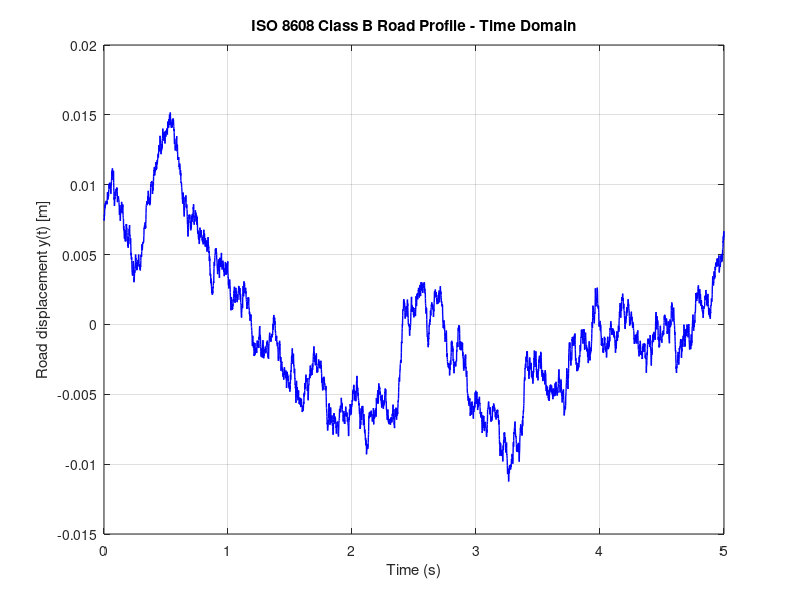
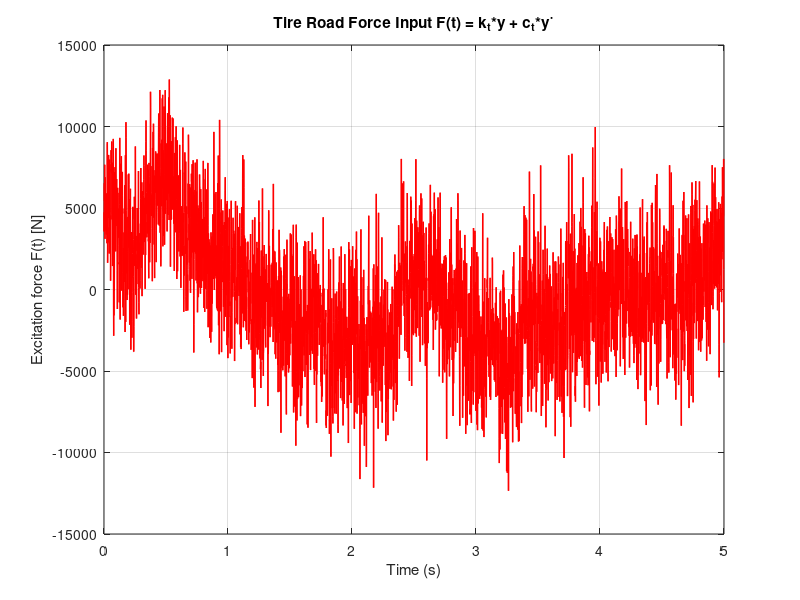
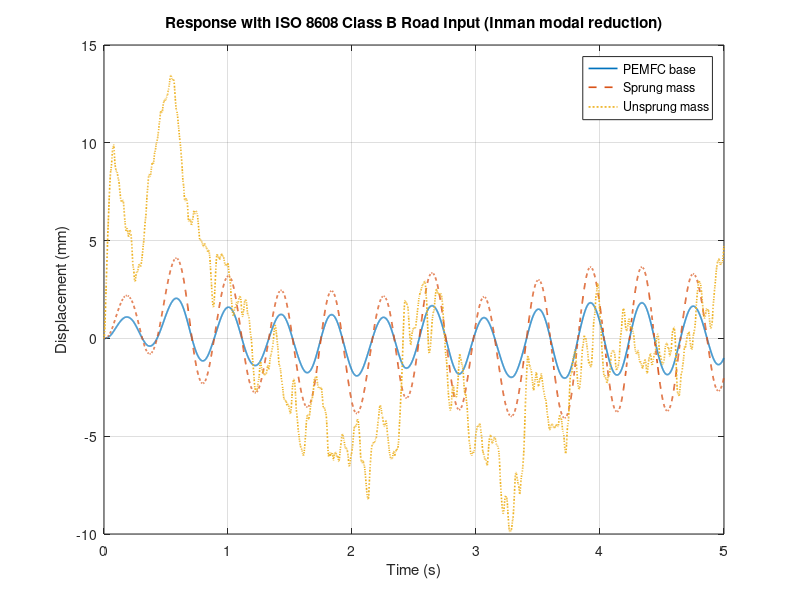
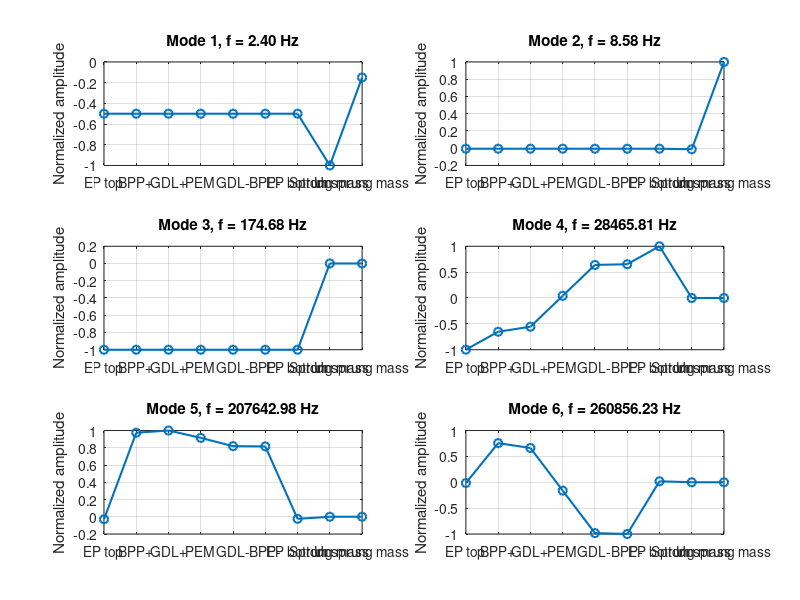

MATLAB code for these plots, in order: (Note: this script raises an error after producing the figures.)
 clear; clc;

%%  1. PEMFC INTERNAL 7×7 MODEL (UNCOUPLED)

M = diag(0.001*[806.4,(22.275-0.495),(2.937+0.4185),0.165,...
               (0.145+0.4185),(22.275-0.495),806.4]);

% Material stiffness
k_endplate   = 4.788e10; 
k_BPP        = 5.775e10;
k_rib        = 1.115e10;
k_edge       = 5.775e10;
k_GDLa       = 9.6525e11;
k_GDLc       = 8.52e10;
k_PEM        = 7.953e9;
k_clamp      = 6.015e9;
k_gasket     = 3.056e10;
n = 1;

k_mount_top = 1e6;
k_endplate = (k_endplate * k_mount_top)/(k_endplate + k_mount_top);

k_plate     = ((1/(k_edge*2+k_rib))+(1/k_BPP))^-1;           
k_bpp_gdlc  = 2*k_gasket + n*k_GDLc;          
k_bpp_gdla  = 2*k_gasket + n*k_GDLa;       
k_GDL_pem   = (2+n)*k_PEM;

% stiffness matrix
K = [k_plate+k_clamp  -k_plate           0           0           0           0     -k_clamp;
    -k_plate          k_plate+k_bpp_gdlc -k_bpp_gdlc 0           0           0      0;
     0               -k_bpp_gdlc        k_bpp_gdlc+k_GDL_pem  -k_GDL_pem     0      0      0;
     0                0                -k_GDL_pem   k_GDL_pem+k_GDL_pem -k_GDL_pem  0      0;
     0                0                 0          -k_GDL_pem  k_GDL_pem+k_bpp_gdla -k_bpp_gdla 0;
     0                0                 0           0          -k_bpp_gdla  k_bpp_gdla+k_plate -k_plate;
    -k_clamp          0                 0           0           0          -k_plate  k_plate+k_clamp];

%% ADD VEHICLE SUSPENSION → EXTENDED 9×9 MODEL

m_s  = 2500;
m_us = 200;

k_s  = 80000;
c_s  = 350;
k_t  = 0.5e6;
c_t  = 15020;

M9 = blkdiag(M, m_s, m_us);
K9 = blkdiag(K, zeros(2));

% mount connection
K9(1,1) = K9(1,1) + k_endplate;
K9(7,7) = K9(7,7) + k_endplate;
K9(7,8) = K9(7,8) - k_endplate;   K9(8,7) = K9(8,7) - k_endplate;
K9(8,8) = K9(8,8) + k_endplate;

% suspension 8<->9 + tire
K9(8,8) = K9(8,8) + k_s;   K9(8,9) = K9(8,9) - k_s;
K9(9,8) = K9(9,8) - k_s;   K9(9,9) = K9(9,9) + k_s + k_t;

C9 = zeros(9);
C9(8,8)=C9(8,8)+c_s; C9(8,9)=C9(8,9)-c_s;
C9(9,8)=C9(9,8)-c_s; C9(9,9)=C9(9,9)+c_s+c_t;


%% 3. ISO 8608 CLASS B RANDOM ROAD PROFILE


Fs = 1000;
T = 5;
t_input = 0:1/Fs:T-1/Fs;
v = 20/3.6;
L = v*T*1.05;
xline = linspace(0,L,20000);

Gd0 = 64e-6; n0 = 0.1; w = 2;
dn = 1/L;
n = (1:4000)*dn;
Gd = Gd0*(n/n0).^(-w);
phi = 2*pi*rand(size(n));

h = sum(sqrt(2*dn*Gd(:)).*cos(2*pi*(n(:)*xline)+phi(:)),1);

y = interp1(xline,h,v*t_input,'linear','extrap');
ydot = gradient(y,1/Fs);

F = zeros(9,length(t_input));
F(9,:) = k_t*y + c_t*ydot;

% y = interp1(xline,h,v*t_input,'linear','extrap');
% ydot = gradient(y,1/Fs);
% F(9,:) = k_t*y + c_t*ydot;

%% PLOT ROAD DISPLACEMENT y(t) AND FORCE F(t)

figure;
plot(t_input, y, 'b', 'LineWidth', 1.0);
xlabel('Time (s)');
ylabel('Road displacement y(t) [m]');
title('ISO 8608 Class B Road Profile - Time Domain');
grid on;

figure;
plot(t_input, F(9,:), 'r', 'LineWidth', 1.0);
xlabel('Time (s)');
ylabel('Excitation force F(t) [N]');
title('Tire Road Force Input F(t) = k_t*y + c_t*y˙');
grid on;


%% 4. INMAN MASS NORMALIZATION & MODAL SOLUTION

L = chol(M9,'lower');
invL = inv(L);

K_hat = invL*K9*invL';
C_hat = invL*C9*invL';
F_hat = invL*F;

[U,D] = eig(K_hat);
omega = sqrt(diag(D));
[omega,idx] = sort(omega);
U = U(:,idx);

Phi_full = inv(L')*U;

% mass-normalize eigenvectors
for i = 1.size(Phi_full,2)
    Phi_full(:,i) = Phi_full(:,i) / sqrt(Phi_full(:,i)'*M9*Phi_full(:,i));
end

fprintf("\nNatural frequencies (Hz):\n");
f = omega/(2*pi);          % Hz
format long g              % nicer numeric formatting
disp(f);


% mode reduction to r DOF
r = 4;
Phi_r = Phi_full(:,1:r);
Omega_r = diag(omega(1:r));

% modal forces using physical F (NOT F_hat)
F_modal = Phi_r' * F;

% modal damping matrix C_m = ΦᵀCΦ
C_modal = Phi_r' * C9 * Phi_r;

% modal damping ratios
zeta = diag(C_modal)./(2*diag(Omega_r));
fprintf("\nModal zeta:\n"); disp(zeta);

%% Duhamel integration
Nt = length(t_input);
dt = t_input(2)-t_input(1);

q = zeros(r,Nt);

for i = 1:r
    wi  = Omega_r(i,i);
    zet = zeta(i);
    wdi = wi*sqrt(1-zet^2);
    Qi  = F_modal(i,:);

    for k = 2:Nt
        tau = 0:dt:t_input(k);
        kernel = exp(-zet*wi*(t_input(k)-tau)) .* sin(wdi*(t_input(k)-tau));
        q(i,k) = sum(Qi(1:k).*kernel) * dt / wdi;
    end
end

x_rec = (Phi_r*q).';


%% 5. PLOTS
figure;
plot(t_input,1e3*x_rec(:,7),'LineWidth',1.2); hold on;
plot(t_input,1e3*x_rec(:,8),'--','LineWidth',1.2);
plot(t_input,1e3*x_rec(:,9),':','LineWidth',1.2);
xlabel('Time (s)'); ylabel('Displacement (mm)');
legend('PEMFC base','Sprung mass','Unsprung mass'); grid on;
title('Response with ISO 8608 Class B Road Input (Inman modal reduction)');


%%  6. MODE SHAPE PLOTS (FULL 9-DOF SYSTEM)
% Normalize each mode for plotting (max abs = 1 per column)
Phi9_plot = Phi_full ./ max(abs(Phi_full), [], 1);

% Optional: DOF labels for nicer x-ticks
dof_labels = { ...
    'EP top', ...      % 1
    'BPP+',   ...      % 2
    'GDL+',   ...      % 3
    'PEM',    ...      % 4
    'GDL-',   ...      % 5
    'BPP-',   ...      % 6
    'EP bottom', ...   % 7
    'Sprung mass', ... % 8
    'Unsprung mass'};  % 9

n_modes_to_plot = 6;   % plot first 6 modes (change if you want more)

figure;
for k = 1:n_modes_to_plot
    subplot(3,2,k);
    plot(1:9, Phi9_plot(:,k), '-o', 'LineWidth', 1.5);
    grid on;
    xlim([1 9]);
    xticks(1:9);
    xticklabels(dof_labels);
    xtickangle(45);
    ylabel('Normalized amplitude');
    title(sprintf('Mode %d, f = %.2f Hz', k, omega(k)/(2*pi)));
end
sgtitle('Full 9-DOF PEMFC + Suspension Mode Shapes');
